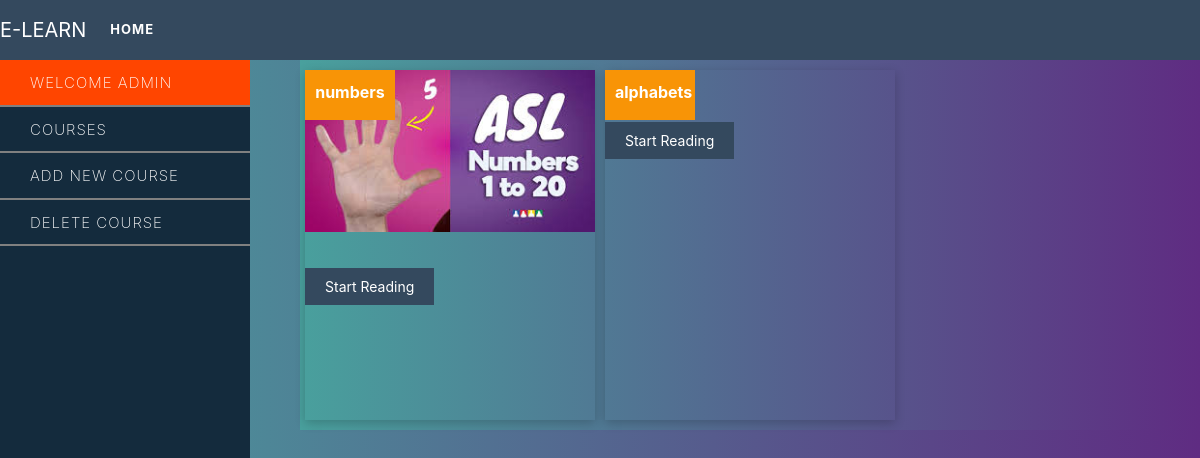
/uniquedeveloper/admin/courses/admin_panel.php, run on the app's committed database.
### tables this page shows
CREATE TABLE `programming_languages` (
  `id` int(255) NOT NULL,
  `language_name` varchar(255) DEFAULT NULL,
  `language_image` varchar(255) DEFAULT NULL,
  `language_description` varchar(255) DEFAULT NULL
);

### uniquedeveloper/admin/courses/admin_panel.php (the view, shortened to what this page needs)
<?php
include "../includes/navbar.php"
 ?>
 <link rel="stylesheet" type="text/css" href="../../css/java_programming.css">
 <link rel="stylesheet" type="text/css" href="../../css/programming.css">
<body>
	<div class="sidemenu" id="sidebarleftmenu" style="margin-top: -20px; width: 250px;">
		<ul class="sidemenulist">
			<li style="background-color :orangered;"><a href="" >Welcome Admin</a></li>
			<li><a href="http://localhost/MyResponsiveWebsiteDemo/admin/admin_panel.php">courses</a></li>
			<li> <a href="" data-toggle="modal" data-target="#myModal">Add New Course</a></li>
			<li><a href="" data-toggle="modal" data-target="#myModaldelete">Delete course</a></li>
		</ul>
	</div>
	<div id="main-content" class="container col-md-9 bg-primary mt-20 form-row">
		<br><br><br><br>
			<?php
			   $con=mysqli_connect('localhost','root');
			mysqli_select_db($con,'uniquedeveloper');
			$q="select * from programming_languages";
			$query=mysqli_query($con,$q);
			while ($res=mysqli_fetch_array($query)) {
			?>
			<div class="col-md-4  content-border" style="margin-bottom: 10px;">
 								<div class="latest-news-wrap">
 									<div class="news-img">
 										<img src="../../<?php echo $res['language_image']; ?>" class="img-responsive img-fluid">
 										<div class="deat">
 											<span><?php echo $res['language_name']; ?></span>
 										</div>
 									</div>
 									<div class="news-content">
 										<br>
 										<a href="admin_edit_courses.php?course_name=<?php echo $res['language_name'] ?> ">Start Reading</a>
 									</div>
 								</div>
 							</div>
<?php } ?>
	</div>
</body>

### uniquedeveloper/css/java_programming.css (style rules this page uses)
* { margin:0px; padding:0px; box-sizing: border-box; }
body { background-color:red; }
ul li a { color: white !important; font-weight: bold; font-size: 13px; text-transform: uppercase; letter-spacing: 1px; transition: all 0.5s ease-in; }
.sidemenu { height: 100%; background-color: #142b3d; width: 0px; position: fixed; top:80px; left:0; overflow-x:hidden; transition: all 0.6s; }
.sidemenu ul li a { color: white; text-decoration: none; list-style: none; margin:20px; text-align: center; font-weight: 200; font-size: 15px; }
.sidemenu ul li { padding:10px; width: 300px; border-bottom: 2px solid grey; transition: all 0.6s; cursor: pointer; }
#sidebarleftmenu { width: 300px; }

### uniquedeveloper/css/programming.css (style rules this page uses)
* { margin: 0px; padding: 0px; }
ul li a { color: white !important; font-weight: bold; font-size: 13px; text-transform: uppercase; letter-spacing: 1px; transition: all 0.5s ease-in; }
.latest-news-wrap { box-shadow: 0px 3px 10px rgba(0,0,0,0.2); height: 350px; }
.news-img { position: relative; }
.news-img:before { position: absolute; left:0; top:0; width: 100%; height: 100%; background: #000; content: ""; opacity: 0; transform: scale(.8); transition: all 0.5s; }
.deat { background: #f89406 none repeat scroll 0.0; height: 50px; left:0; position: absolute; text-align: center; top:0; width: 90px; padding: 10px; }
.deat span { color: white; font-weight: 700; font-size: 16px; }
.news-content a { font-size: 14px; background-color: #34495e; padding:10px 20px; color: white; transition: all 0.5s ease-in; }

### uniquedeveloper/admin/courses/admin_panel.php (style rules this page uses)
#main-content { margin-right: 0px; margin-top: 60px; margin-left: 300px; padding: 0; padding-right: 0px; padding-top: 10px; background: #5f2c82; background: -webkit-linear-gradient(to right, #49a09d, #5f2c82); background: linear-gradient(to right, #49a09d, #5f2c82); }
body { background: #5f2c82; background: -webkit-linear-gradient(to right, #49a09d, #5f2c82); background: linear-gradient(to right, #49a09d, #5f2c82); }

### data on the page
programming_languages: language_image (picture), language_name "numbers"
programming_languages: language_name "alphabets"
